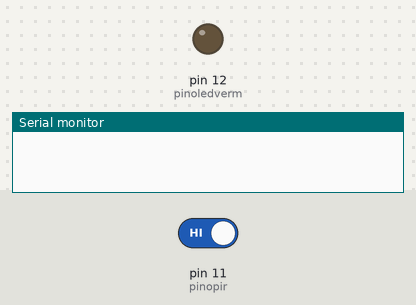
A sketch run on a simulated Arduino Uno, built with avr-gcc and run on an emulated ATmega328P. Shown: output pins drawn as LEDs (lit = HIGH), the last lines printed to the serial monitor. Inputs (shaded band) come from the test bench; at power-on: pin 11 (pinopir) HIGH.

Above: at 0.1 s.
At 0.6 s:
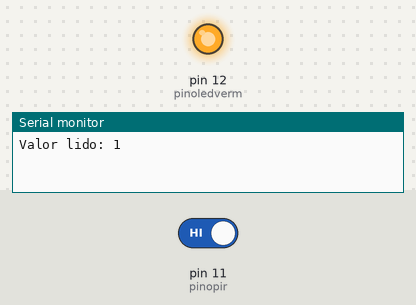
Timing chart, 0 to 2.1 s (numbered marks = the images above):
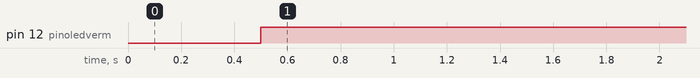

Measured:
- by itself, pin 12 (pinoledverm): LOW → HIGH at 0.50 s

The sketch:

entradaSensorDeContato.ino
```cpp
int pinoledverm = 12; //Pino ligado ao led vermelho
int pinopir = 11;  //Pino ligado ao botão
int acionamento;  //Variavel para guardar valor do sensor

void setup()
{
  Serial.begin(9600);
  pinMode(pinoledverm, OUTPUT); //Define pino como saida
  pinMode(pinopir, INPUT);   //Define pino sensor como entrada

}

void loop()
{
 acionamento = digitalRead(pinopir); //Le o valor do sensor PIR
 delay(500);
   Serial.print("Valor lido: ");
   Serial.println(acionamento);  //Printa o valor teclado

 if (acionamento == LOW)  //Se a bikw
 {
    digitalWrite(pinoledverm, LOW);
 }
 else  //Caso seja removido a bike
 {
    digitalWrite(pinoledverm, HIGH);
 }
}
```
